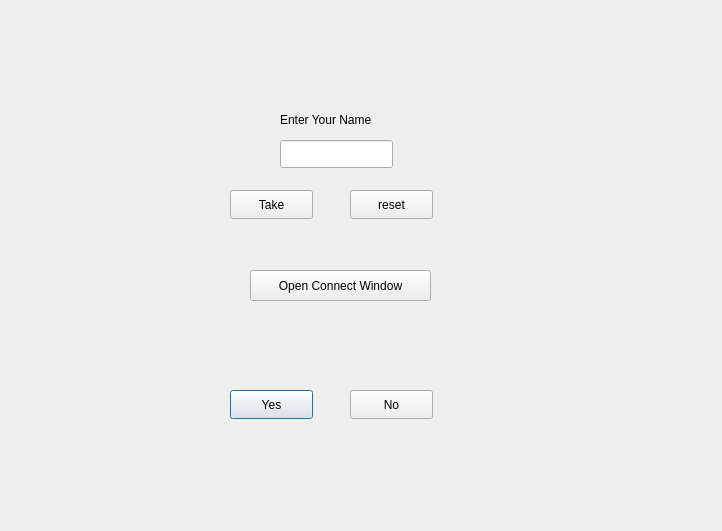
<?xml version="1.0" encoding="UTF-8"?>
<ui version="4.0">
 <class>StartWindow</class>
 <widget class="QDialog" name="StartWindow">
  <property name="geometry">
   <rect>
    <x>0</x>
    <y>0</y>
    <width>722</width>
    <height>531</height>
   </rect>
  </property>
  <property name="windowTitle">
   <string>Dialog</string>
  </property>
  <widget class="QLabel" name="label_2">
   <property name="geometry">
    <rect>
     <x>170</x>
     <y>330</y>
     <width>301</width>
     <height>20</height>
    </rect>
   </property>
   <property name="text">
    <string/>
   </property>
  </widget>
  <widget class="QPushButton" name="pushButton_3">
   <property name="geometry">
    <rect>
     <x>230</x>
     <y>390</y>
     <width>83</width>
     <height>29</height>
    </rect>
   </property>
   <property name="text">
    <string>Yes</string>
   </property>
  </widget>
  <widget class="QLabel" name="label">
   <property name="geometry">
    <rect>
     <x>280</x>
     <y>110</y>
     <width>131</width>
     <height>20</height>
    </rect>
   </property>
   <property name="text">
    <string>Enter Your Name</string>
   </property>
  </widget>
  <widget class="QPushButton" name="pushButton">
   <property name="geometry">
    <rect>
     <x>230</x>
     <y>190</y>
     <width>83</width>
     <height>29</height>
    </rect>
   </property>
   <property name="text">
    <string>Take</string>
   </property>
  </widget>
  <widget class="QPushButton" name="pushButton_4">
   <property name="geometry">
    <rect>
     <x>350</x>
     <y>390</y>
     <width>83</width>
     <height>29</height>
    </rect>
   </property>
   <property name="text">
    <string>No</string>
   </property>
  </widget>
  <widget class="QPushButton" name="pushButton_2">
   <property name="geometry">
    <rect>
     <x>350</x>
     <y>190</y>
     <width>83</width>
     <height>29</height>
    </rect>
   </property>
   <property name="text">
    <string>reset</string>
   </property>
  </widget>
  <widget class="QLineEdit" name="lineEdit">
   <property name="geometry">
    <rect>
     <x>280</x>
     <y>140</y>
     <width>113</width>
     <height>28</height>
    </rect>
   </property>
  </widget>
  <widget class="QPushButton" name="pushButton_5">
   <property name="geometry">
    <rect>
     <x>250</x>
     <y>270</y>
     <width>181</width>
     <height>31</height>
    </rect>
   </property>
   <property name="text">
    <string>Open Connect Window</string>
   </property>
  </widget>
 </widget>
 <resources/>
 <connections/>
</ui>
